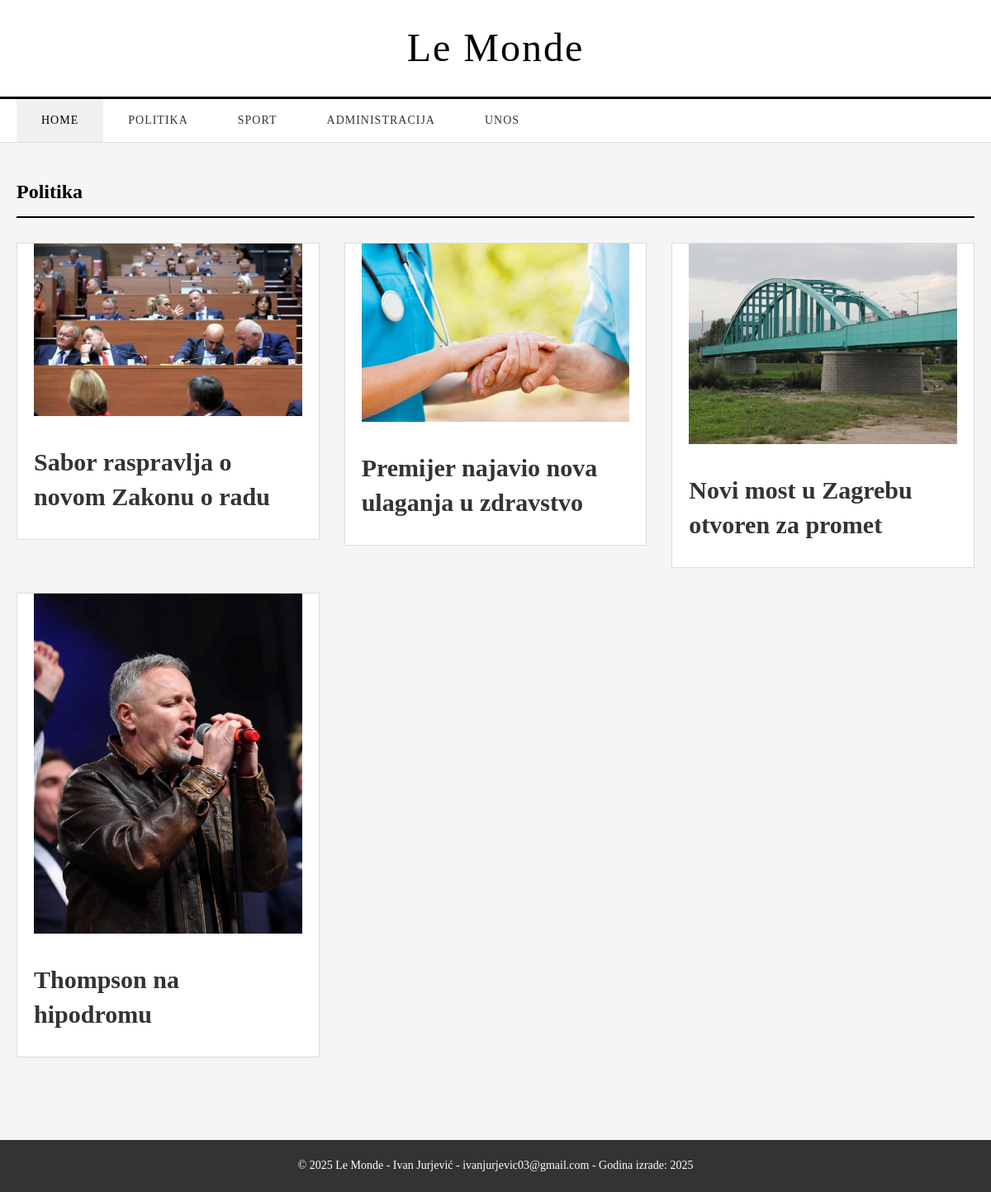
Screenshot of /kategorija.php?kategorija=politika with the database file from the repository.
### tables this page shows
CREATE TABLE `vijesti` (
  `id` int(11) NOT NULL,
  `datum` varchar(32) DEFAULT NULL,
  `naslov` varchar(64) DEFAULT NULL,
  `sadrzaj` text DEFAULT NULL,
  `tekst` text DEFAULT NULL,
  `slika` varchar(64) DEFAULT NULL,
  `kategorija` varchar(64) DEFAULT NULL,
  `arhiva` tinyint(1) DEFAULT NULL
);

### kategorija.php (the view, shortened to what this page needs)
<?php
include 'connection.php';
?>
<!DOCTYPE html>
<html lang="hr">
<head>
    <link rel="stylesheet" type="text/css" href="style.css">
</head>
<body>
    <header class="header">
        <div class="container">
            <h1 class="logo">Le Monde</h1>
        </div>
    </header>
    <nav class="navbar">
        <div class="container">
            <ul class="nav-menu">
                <li><a href="index.php" class="nav-link active">HOME</a></li>
                <li><a href="kategorija.php?kategorija=politika" class="nav-link">POLITIKA</a></li>
                <li><a href="kategorija.php?kategorija=sport" class="nav-link">SPORT</a></li>
                <li><a href="administracija.php" class="nav-link">ADMINISTRACIJA</a></li>
                <li><a href="unos.php" class="nav-link">UNOS</a></li>
            </ul>
        </div>
    </nav>
    <main class="main-content">
        <div class="container">
            <section class="news-section">
                <h2 class="section-title">
                    <?php
                    echo $_GET['kategorija'];
                    ?>
                </h2>
                <div class="news-grid">
                    <?php
                    $kategorija=$_GET['kategorija'];
                    $query = "SELECT * FROM vijesti WHERE arhiva=0 AND kategorija='$kategorija' ORDER BY datum DESC";
                    $result = mysqli_query($dbc, $query);
                    if (mysqli_num_rows($result) > 0) {
                        while($row = mysqli_fetch_array($result)) {
                            echo '<article class="news-item">';
                            echo '<div class="news-image">';
                            echo '<img src="' . UPLPATH . $row['slika'] . '" alt="' . htmlspecialchars($row['naslov']) . '">';
                            echo '</div>';
                            echo '<div class="news-content">';
                            echo '<h3 class="news-title">';
                            echo '<a href="clanak.php?id='.$row['id'].'">' . htmlspecialchars($row['naslov']) . '</a>';
                            echo '</h3>';
                            echo '</div>';
                            echo '</article>';
                        }
                    }
                    ?>
                </div>
            </section>
        </div>
    </main>
    <footer class="footer">
        <div class="container">
            <p>&copy; 2025 Le Monde - Ivan Jurjević - ivanjurjevic03@gmail.com - Godina izrade: 2025</p>
        </div>
    </footer>
</body>
</html>

### style.css (style rules this page uses)
* { margin: 0; padding: 0; box-sizing: border-box; }
body { font-family: 'Times New Roman', serif; line-height: 1.6; color: #333; background-color: #f5f5f5; }
.container { max-width: 1200px; margin: 0 auto; padding: 0 20px; }
.header { background-color: #fff; padding: 20px 0; border-bottom: 3px solid #000; }
.logo { font-family: 'Old English Text MT', serif; font-size: 48px; font-weight: normal; text-align: center; color: #000; letter-spacing: 2px; }
.navbar { background-color: #fff; border-bottom: 1px solid #ddd; padding: 0; }
.nav-menu { list-style: none; display: flex; justify-content: left; margin: 0; padding: 0; }
.nav-menu li { margin: 0; }
.nav-link { display: block; padding: 15px 30px; text-decoration: none; color: #333; font-size: 14px; font-weight: 500; text-transform: uppercase; letter-spacing: 1px; transition: background-color 0.3s ease; }
.nav-link:hover, .nav-link.active { background-color: #f0f0f0; color: #000; }
.main-content { background-color: #f5f5f5; padding: 40px 0; min-height: calc(100vh - 200px); }
.news-section { margin-bottom: 60px; }
.section-title { font-size: 24px; font-weight: bold; color: #000; margin-bottom: 30px; padding-bottom: 10px; border-bottom: 2px solid #000; text-transform: capitalize; }
.news-grid { display: grid; grid-template-columns: repeat(auto-fit, minmax(350px, 1fr)); gap: 30px; margin-bottom: 40px; align-items: start; }
.news-item { background-color: #fff; border: 1px solid #ddd; overflow: hidden; transition: box-shadow 0.3s ease; height: fit-content; }
.news-image { padding: 0px 20px 15px 20px; margin: 0 auto; object-fit: cover; }
.news-image img { width: 100%; height: auto; margin: 0 auto; object-fit: cover; transition: transform 0.3s ease; display: block; }
.news-content { padding: 20px; }
.news-title { font-size: 30px; line-height: 1.4; margin-bottom: 10px; }
.news-title a { text-decoration: none; color: #333; transition: color 0.3s ease; }
.footer { background-color: #333; color: #fff; padding: 20px 0; text-align: center; margin-top: auto; }
.footer p { font-size: 14px; }

### rows the page displays
vijesti: slika (picture), naslov "Sabor raspravlja o novom Zakonu o radu"
vijesti: slika (picture), naslov "Premijer najavio nova ulaganja u zdravstvo"
vijesti: slika (picture), naslov "Novi most u Zagrebu otvoren za promet"
vijesti: slika (picture), naslov "Thompson na hipodromu"

### other values shown
$_GET['kategorija'] "Politika"
